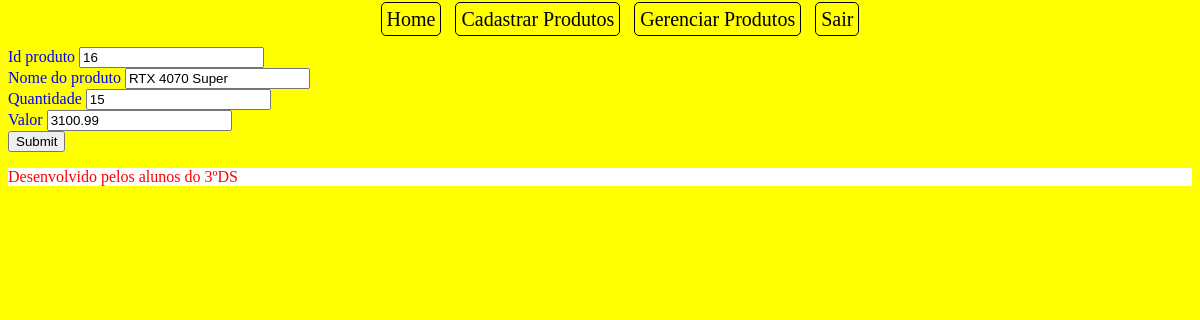
Screenshot of /upd_prod.php?id=16 (signed in) with the database file from the repository.
### tables this page shows
CREATE TABLE produtos (
  id mediumint(5) NOT NULL,
  nome varchar(25) NOT NULL,
  quant tinyint(2) NOT NULL,
  valor float(7,2) NOT NULL,
  categoria smallint(2) NOT NULL,
  foto varchar(50) NOT NULL
);

### upd_prod.php (the view, shortened to what this page needs)
<?php
include('topo.php');
$id = $_GET['id'];
$conexao = mysqli_connect('localhost','root','','comercio');
$sql = "SELECT * FROM produtos WHERE id=$id";
$executar = mysqli_query($conexao, $sql);
$res = mysqli_fetch_array($executar);
?>
    <form action="atualizar.php" method="post">
        Id produto <input type="text" name="id"
        value="<?php echo $res['id'];?>" readonly><br>
        Nome do produto <input type="text" name="nome"
        value="<?php echo $res['nome'];?>"><br>
        Quantidade <input type="text" name="quant"
        value="<?php echo $res['quant'];?>"><br>
        Valor <input type="text" name="valor"
        value="<?php echo $res['valor'];?>"><br>
        <input type="submit">
    </form>

### topo.php (style rules this page uses)
body { color:blue; background-color:yellow; }
p { color:red; background-color:white; }

### rows the page displays
produtos: id "16", nome "RTX 4070 Super", quant "15", valor "3100.99"
